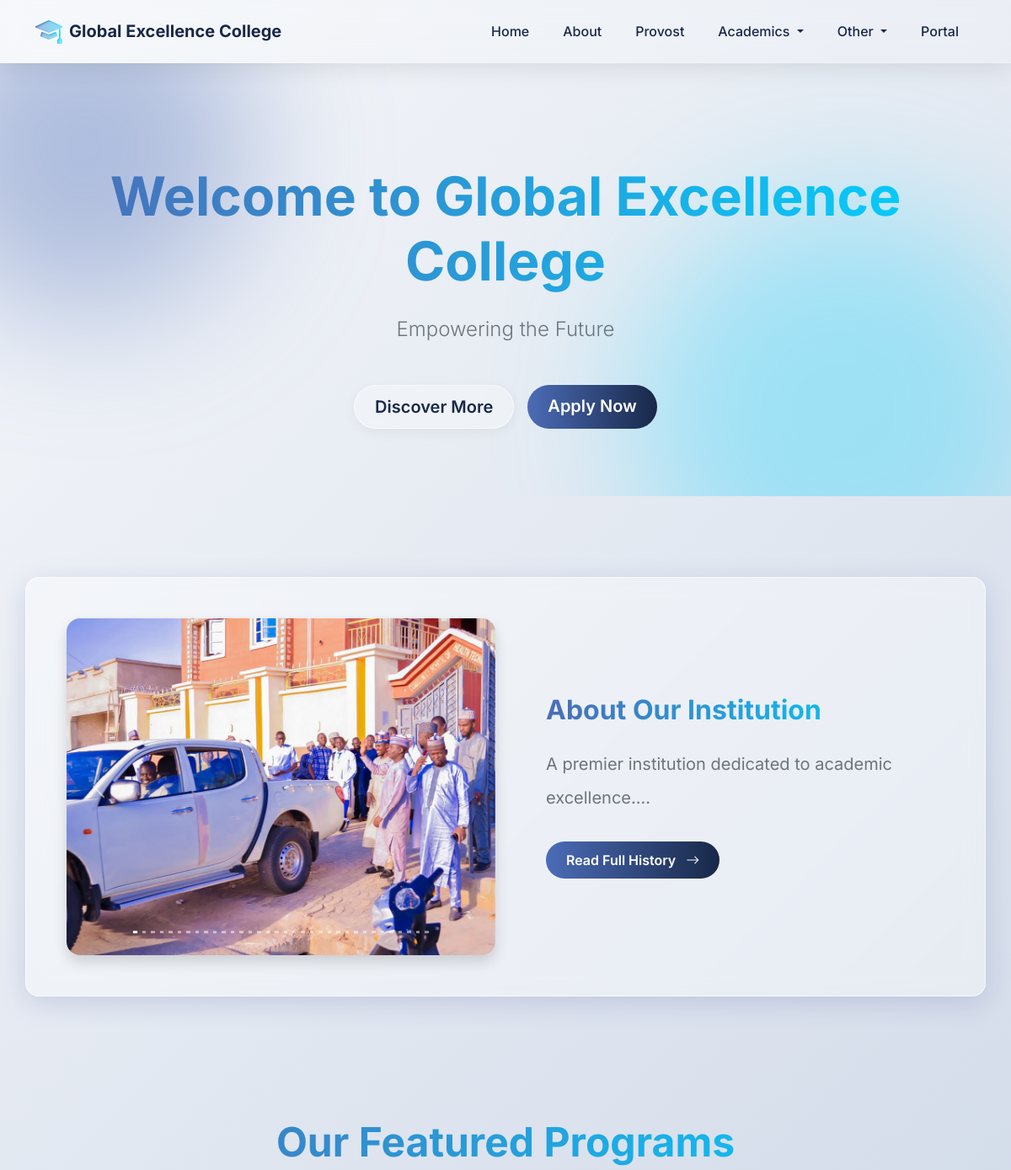
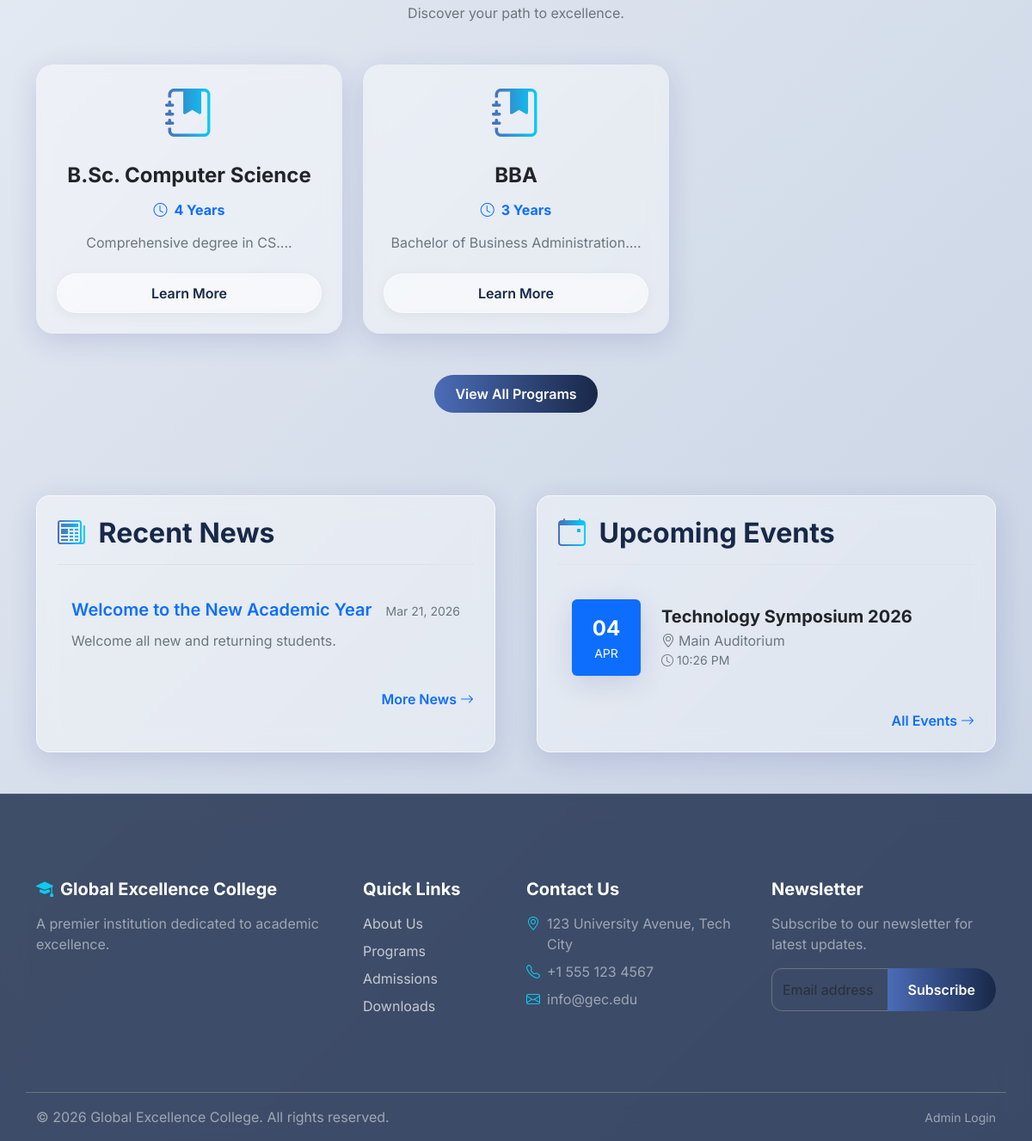
The page / on the database its author committed (2 pictures, top to bottom).
### tables this page shows
CREATE TABLE IF NOT EXISTS institution (
    id INT AUTO_INCREMENT PRIMARY KEY,
    name VARCHAR(255) NOT NULL,
    logo VARCHAR(255),
    motto VARCHAR(255),
    description TEXT,
    address TEXT,
    phone VARCHAR(50),
    email VARCHAR(100),
    website VARCHAR(100),
    facebook VARCHAR(100),
    twitter VARCHAR(100),
    instagram VARCHAR(100),
    map_embed TEXT,
    created_at TIMESTAMP DEFAULT CURRENT_TIMESTAMP
);

CREATE TABLE IF NOT EXISTS programs (
    id INT AUTO_INCREMENT PRIMARY KEY,
    department_id INT,
    name VARCHAR(255) NOT NULL,
    duration VARCHAR(50),
    description TEXT,
    requirements TEXT,
    created_at TIMESTAMP DEFAULT CURRENT_TIMESTAMP,
    FOREIGN KEY (department_id) REFERENCES departments(id) ON DELETE SET NULL
);

CREATE TABLE IF NOT EXISTS news (
    id INT AUTO_INCREMENT PRIMARY KEY,
    title VARCHAR(255) NOT NULL,
    slug VARCHAR(255) UNIQUE NOT NULL,
    summary TEXT,
    content TEXT,
    image VARCHAR(255),
    published_at TIMESTAMP NULL,
    created_at TIMESTAMP DEFAULT CURRENT_TIMESTAMP
);

CREATE TABLE IF NOT EXISTS events (
    id INT AUTO_INCREMENT PRIMARY KEY,
    title VARCHAR(255) NOT NULL,
    description TEXT,
    event_date DATETIME,
    venue VARCHAR(255),
    image VARCHAR(255),
    created_at TIMESTAMP DEFAULT CURRENT_TIMESTAMP
);

### index.php (the view, shortened to what this page needs)
<?php
require_once __DIR__ . '/includes/header.php';
require_once __DIR__ . '/includes/navbar.php';
$programsStmt = $pdo->query("SELECT * FROM programs LIMIT 3");
$programs = $programsStmt->fetchAll();
$newsStmt = $pdo->query("SELECT * FROM news ORDER BY published_at DESC LIMIT 3");
$newsList = $newsStmt->fetchAll();
$eventsStmt = $pdo->query("SELECT * FROM events WHERE event_date >= NOW() ORDER BY event_date ASC LIMIT 3");
$eventsList = $eventsStmt->fetchAll();
$slidesDir = __DIR__ . '/assets/images/slides/';
$slides = [];
if (is_dir($slidesDir)) {
    $files = scandir($slidesDir);
    foreach ($files as $file) {
        $ext = strtolower(pathinfo($file, PATHINFO_EXTENSION));
        if (in_array($ext, ['jpg', 'jpeg', 'png', 'webp'])) {
            $slides[] = 'assets/images/slides/' . $file;
        }
    }
}
?>
<section class="hero-section text-center d-flex align-items-center justify-content-center">
    <div class="hero-shape hero-shape-1"></div>
    <div class="hero-shape hero-shape-2"></div>
    <div class="container">
        <h1 class="display-3 fw-bold mb-4 gradient-text">Welcome to <?= $siteTitle ?></h1>
        <p class="lead mb-5 text-secondary fs-4"><?= htmlspecialchars($institution['motto'] ?? 'Empowering the Future') ?></p>
        <div class="d-flex justify-content-center gap-3">
            <a href="<?= $base_dir ?>pages/about.php" class="btn btn-glass btn-lg">Discover More</a>
            <a href="https://portal.cshtgusau.com/apply" class="btn btn-primary-custom btn-lg">Apply Now</a>
        </div>
    </div>
</section>
<section class="py-5">
    <div class="container glass-panel p-md-5 p-4 my-md-5 my-4">
        <div class="row align-items-center">
            <div class="col-md-6 mb-4 mb-md-0">
                <?php if (!empty($slides)): ?>
                    <div id="schoolCarousel" class="carousel slide carousel-fade shadow rounded-4 overflow-hidden" data-bs-ride="carousel">
                        <div class="carousel-indicators">
                            <?php foreach ($slides as $index => $slide): ?>
                                <button type="button" data-bs-target="#schoolCarousel" data-bs-slide-to="<?= $index ?>" class="<?= $index === 0 ? 'active' : '' ?>" aria-current="<?= $index === 0 ? 'true' : 'false' ?>" aria-label="Slide <?= $index + 1 ?>"></button>
                            <?php endforeach; ?>
                        </div>
                        <div class="carousel-inner">
                            <?php foreach ($slides as $index => $slide): ?>
                                <div class="carousel-item <?= $index === 0 ? 'active' : '' ?>" data-bs-interval="5000">
                                    <img src="<?= $base_dir . $slide ?>" class="d-block w-100" alt="School Slide <?= $index + 1 ?>" style="object-fit:cover; height:400px;">
                                </div>
                            <?php endforeach; ?>
                        </div>
                        <button class="carousel-control-prev" type="button" data-bs-target="#schoolCarousel" data-bs-slide="prev">
                            <span class="carousel-control-prev-icon" aria-hidden="true"></span>
                        </button>
                        <button class="carousel-control-next" type="button" data-bs-target="#schoolCarousel" data-bs-slide="next">
                            <span class="carousel-control-next-icon" aria-hidden="true"></span>
                        </button>
                    </div>
                <?php else: ?>
                    <img src="https://images.unsplash.com/photo-1541339907198-e08756dedf3f?auto=format&fit=crop&q=80&w=800" alt="Campus View" class="img-fluid rounded-4 shadow" style="object-fit:cover; height:400px; width:100%;">
                <?php endif; ?>
            </div>
            <div class="col-md-6 px-lg-5">
                <h2 class="mb-4 gradient-text">About Our Institution</h2>
                <p class="text-secondary fs-5 lh-lg">
                    <?= htmlspecialchars(substr($institution['description'] ?? 'A premier institution dedicated to academic excellence.', 0, 300)) ?>...
                </p>
                <a href="<?= $base_dir ?>pages/about.php" class="btn btn-primary-custom mt-3">Read Full History <i class="bi bi-arrow-right ms-2"></i></a>
            </div>
        </div>
    </div>
</section>
<section class="py-5 bg-transparent">
    <div class="container">
        <div class="text-center mb-5">
            <h2 class="display-5 fw-bold gradient-text">Our Featured Programs</h2>
            <p class="text-secondary">Discover your path to excellence.</p>
        </div>
        <div class="row g-4">
            <?php foreach($programs as $program): ?>
                <div class="col-lg-4 col-md-6">
                    <div class="card glass-card h-100 border-0">
                        <div class="card-body p-4 text-center">
                            <div class="mb-4">
                                <i class="bi bi-journal-bookmark-fill display-4 gradient-text"></i>
                            </div>
                            <h4 class="card-title fw-bold mb-3"><?= htmlspecialchars($program['name']) ?></h4>
                            <h6 class="text-primary mb-3"><i class="bi bi-clock me-2"></i><?= htmlspecialchars($program['duration']) ?></h6>
                            <p class="card-text text-secondary mb-4"><?= htmlspecialchars(substr($program['description'], 0, 100)) ?>...</p>
                            <a href="<?= $base_dir ?>pages/programs.php#prog-<?= $program['id'] ?>" class="btn btn-glass w-100">Learn More</a>
                        </div>
                    </div>
                </div>
            <?php endforeach; ?>
        </div>
        <div class="text-center mt-5">
            <a href="<?= $base_dir ?>pages/programs.php" class="btn btn-primary-custom">View All Programs</a>
        </div>
    </div>
</section>
<section class="py-5">
    <div class="container">
        <div class="row g-5">
            <div class="col-lg-6">
                <div class="glass-panel p-4 h-100">
                    <h2 class="mb-4 border-bottom pb-3"><i class="bi bi-newspaper me-2 gradient-text"></i> Recent News</h2>
                    <?php if(count($newsList) > 0): ?>
                        <div class="list-group list-group-flush bg-transparent">
                            <?php foreach($newsList as $news): ?>
                                <a href="<?= $base_dir ?>pages/news.php?slug=<?= htmlspecialchars($news['slug']) ?>" class="list-group-item list-group-item-action bg-transparent py-3 border-secondary">
                                    <div class="d-flex w-100 justify-content-between align-items-center">
                                        <h5 class="mb-1 text-primary fw-semibold"><?= htmlspecialchars($news['title']) ?></h5>
                                        <small class="text-secondary"><?= date('M d, Y', strtotime($news['published_at'])) ?></small>
                                    </div>
                                    <p class="mb-1 text-secondary mt-2"><?= htmlspecialchars($news['summary']) ?></p>
                                </a>
                            <?php endforeach; ?>
                        </div>
                    <?php else: ?>
                        <p class="text-secondary">No recent news available.</p>
                    <?php endif; ?>
                    <div class="mt-4 text-end">
                        <a href="<?= $base_dir ?>pages/news.php" class="text-decoration-none fw-semibold">More News <i class="bi bi-arrow-right"></i></a>
                    </div>
                </div>
            </div>
            <div class="col-lg-6">
                <div class="glass-panel p-4 h-100">
                    <h2 class="mb-4 border-bottom pb-3"><i class="bi bi-calendar-event me-2 gradient-text"></i> Upcoming Events</h2>
                    <?php if(count($eventsList) > 0): ?>
                        <div class="list-group list-group-flush bg-transparent">
                            <?php foreach($eventsList as $event): ?>
                                <div class="list-group-item bg-transparent py-3 border-secondary">
                                    <div class="d-flex align-items-center">
                                        <div class="text-center me-4 bg-primary text-white rounded p-3 glass-panel border-0" style="min-width: 80px;">
                                            <div class="fs-4 fw-bold"><?= date('d', strtotime($event['event_date'])) ?></div>
                                            <div class="small text-uppercase"><?= date('M', strtotime($event['event_date'])) ?></div>
                                        </div>
                                        <div>
                                            <h5 class="mb-1 fw-bold text-dark"><?= htmlspecialchars($event['title']) ?></h5>
                                            <p class="mb-0 text-secondary"><i class="bi bi-geo-alt me-1"></i><?= htmlspecialchars($event['venue']) ?></p>
                                            <p class="mb-0 text-secondary small"><i class="bi bi-clock me-1"></i><?= date('h:i A', strtotime($event['event_date'])) ?></p>
                                        </div>
                                    </div>
                                </div>
                            <?php endforeach; ?>
                        </div>
                    <?php else: ?>
                        <p class="text-secondary">No upcoming events scheduled.</p>
                    <?php endif; ?>
                    <div class="mt-4 text-end">
                        <a href="<?= $base_dir ?>pages/events.php" class="text-decoration-none fw-semibold">All Events <i class="bi bi-arrow-right"></i></a>
                    </div>
                </div>
            </div>
        </div>
    </div>
</section>
<?php require_once __DIR__ . '/includes/footer.php'; ?>

### includes/navbar.php (shortened to what this page needs)
<?php
$currentPage = basename($_SERVER['PHP_SELF']);
?>
<nav class="navbar navbar-expand-lg sticky-top glass-nav">
    <div class="container">
        <a class="navbar-brand d-flex align-items-center" href="<?= $base_dir ?>index.php">
            <?php if(!empty($institution['logo'])): ?>
                <img src="<?= $base_dir ?>assets/uploads/<?= htmlspecialchars($institution['logo']) ?>" alt="Logo" height="40" class="me-2">
            <?php else: ?>
                <i class="bi bi-mortarboard-fill fs-2 me-2 gradient-text"></i>
            <?php endif; ?>
            <span><?= $siteTitle ?></span>
        </a>
        <div class="collapse navbar-collapse" id="navbarNav">
            <ul class="navbar-nav ms-auto">
                <li class="nav-item">
                    <a class="nav-link <?= $currentPage == 'index.php' ? 'active' : '' ?>" href="<?= $base_dir ?>index.php">Home</a>
                </li>
                <li class="nav-item">
                    <a class="nav-link <?= $currentPage == 'about.php' ? 'active' : '' ?>" href="<?= $base_dir ?>pages/about.php">About</a>
                </li>
                <li class="nav-item">
                    <a class="nav-link <?= $currentPage == 'provost.php' ? 'active' : '' ?>" href="<?= $base_dir ?>pages/provost.php">Provost</a>
                </li>
                <li class="nav-item dropdown">
                    <a class="nav-link dropdown-toggle <?= in_array($currentPage, ['programs.php', 'departments.php']) ? 'active' : '' ?>" href="#" role="button" data-bs-toggle="dropdown">
                        Academics
                    </a>
                </li>
                <li class="nav-item dropdown">
                    <a class="nav-link dropdown-toggle <?= in_array($currentPage, ['news.php', 'events.php', 'gallery.php', 'downloads.php']) ? 'active' : '' ?>" href="#" role="button" data-bs-toggle="dropdown">
                        Other
                    </a>
                </li>
                <li class="nav-item">
                    <a class="nav-link"  href="https://portal.cshtgusau.com/login">Portal</a>
                </li>
            </ul>
        </div>
    </div>
</nav>

### includes/footer.php (shortened to what this page needs)
<footer class="glass-footer">
    <div class="container py-5">
        <div class="row gy-4">
            <div class="col-lg-4 col-md-6">
                <h5 class="text-white mb-3 d-flex align-items-center">
                    <i class="bi bi-mortarboard-fill me-2 text-info"></i> <?= $siteTitle ?>
                </h5>
                <p class="text-white-50"><?= htmlspecialchars($institution['description'] ?? 'A premier institution of learning.') ?></p>
            </div>
            <div class="col-lg-2 col-md-6">
                <h5 class="text-white mb-3">Quick Links</h5>
                <ul class="list-unstyled text-white-50">
                    <li class="mb-2"><a href="<?= $base_dir ?>pages/about.php">About Us</a></li>
                    <li class="mb-2"><a href="<?= $base_dir ?>pages/programs.php">Programs</a></li>
                    <li class="mb-2"><a href="https://portal.cshtgusau.com/apply">Admissions</a></li>
                    <li class="mb-2"><a href="<?= $base_dir ?>pages/downloads.php">Downloads</a></li>
                </ul>
            </div>
            <div class="col-lg-3 col-md-6">
                <h5 class="text-white mb-3">Contact Us</h5>
                <ul class="list-unstyled text-white-50">
                    <li class="mb-2 d-flex"><i class="bi bi-geo-alt me-2 text-info"></i> <span><?= htmlspecialchars($institution['address'] ?? '123 Education Street') ?></span></li>
                    <li class="mb-2 d-flex"><i class="bi bi-telephone me-2 text-info"></i> <span><?= htmlspecialchars($institution['phone'] ?? '+1 234 567 890') ?></span></li>
                    <li class="mb-2 d-flex"><i class="bi bi-envelope me-2 text-info"></i> <span><?= htmlspecialchars($institution['email'] ?? 'info@school.edu') ?></span></li>
                </ul>
            </div>
            <div class="col-lg-3 col-md-6">
                <h5 class="text-white mb-3">Newsletter</h5>
                <p class="text-white-50 mb-3">Subscribe to our newsletter for latest updates.</p>
                <form action="#" method="POST">
                    <div class="input-group">
                        <input type="email" class="form-control form-control-glass bg-transparent text-white border-secondary" placeholder="Email address" required>
                        <button class="btn btn-primary-custom" type="submit">Subscribe</button>
                    </div>
                </form>
            </div>
        </div>
    </div>
    <div class="container border-top border-secondary py-3 mt-4">
        <div class="row text-center text-md-start">
            <div class="col-md-6">
                <p class="mb-0 text-white-50">&copy; <?= date('Y') ?> <?= $siteTitle ?>. All rights reserved.</p>
            </div>
            <div class="col-md-6 text-md-end">
                <a href="<?= $base_dir ?>admin/login.php" class="text-white-50 small text-decoration-none">Admin Login</a>
            </div>
        </div>
    </div>
</footer>
</body>
</html>

### rows shown on the page
institution: name "Global Excellence College", motto "Empowering the Future", description "A premier institution dedicated to academic excellence.", address "123 University Avenue, Tech City", phone "+1 555 123 4567", email "info@gec.edu"
programs: name "B.Sc. Computer Science", duration "4 Years", description "Comprehensive degree in CS."
programs: name "BBA", duration "3 Years", description "Bachelor of Business Administration."
news: title "Welcome to the New Academic Year", published_at "Mar 21, 2026", summary "Welcome all new and returning students."
events: event_date "04", event_date "APR", title "Technology Symposium 2026", venue "Main Auditorium", event_date "10:26 PM"
